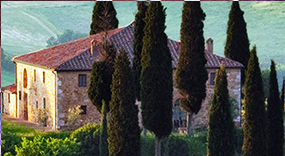
//> input picture img/test.jpg, 285 x 156 px
$ ./main ../../img/test.jpg   (built with g++ and OpenCV 4)
//> lines starting //> are read from the running program, lines starting //| are printed output that depends on the picture
/*************************************************************************
	> File Name: ../src/canny/main.cpp
	> Author: Zhu Brocadesoar
	> Mail: brocadesoar@gmail.com
	> Created Time: Fri 18 Aug 2017 10:21:56 PM CST
 ************************************************************************/

#include<iostream>
using namespace std;

#include<opencv2/core.hpp>
#include<opencv2/highgui.hpp>
#include<opencv2/imgproc.hpp>
using namespace cv;

// Mat
Mat imageSrc, imageGauss, imageGray, imageEdges;

// window names
char wdowNameSrc[] = "原图像";
char wdowNameGauss[] = "高斯模糊";
char wdowNameGray[] = "灰度图像";
char wdowNameEdges[] = "边缘图像";
char wdowNameCtrl[] = "控制面板";

// Kernel Size Height
// kSizeW = 0,3,5,7...41
// kSizeWCt = 0,1,2,3...20
// kSizeW = kSizeWCt * 2 + kSizeWCt?1:0;
int kSizeWCt = 1;
int kSizeW(void){
    return kSizeWCt * 2 + (kSizeWCt?1:0);
}
char tBNameKSizeWCt[] = "Kernel Size Width Count(map to 0,3,5,7...)";
void tBCallKSizeWCt(int, void*);
void tBInitKSizeWCt(void){
    kSizeWCt = 1;
    setTrackbarPos(tBNameKSizeWCt, wdowNameCtrl, kSizeWCt);
    return ;
}

// Kernel Size Height
// kSizeH = 0,3,5,7...41
// kSizeHCt = 0,1,2,3...20
// kSizeH = kSizeHCt * 2 + kSizeHCt?1:0;
int kSizeHCt = 1;
int kSizeH(void){
    return kSizeHCt * 2 + (kSizeHCt?1:0);
}
char tBNameKSizeHCt[] = "Kernel Size Height Count(map to 0,3,5,7...)";
void tBCallKSizeHCt(int, void*);
void tBInitKSizeHCt(void){
    kSizeHCt = 1;
    setTrackbarPos(tBNameKSizeHCt, wdowNameCtrl, kSizeHCt);
    return ;
}

// max of kSizeCt
const int kSizeCtMax = 20;

// Standard Deviation X
// sDeviX = 0~20
// sDeviXCt = 0,1,2,3...200
// sDeviX = (double)sDeviXCt / 10.0;
int sDeviXCt = 1;
double sDeviX(void){
    return (double)sDeviXCt / 10.0;
}
char tBNameSDeviXCt[] = "Standard Deviation X Count(map to 0~20.0)";
void tBCallSDeviXCt(int, void*);
void tBInitSDeviXCt(void){
    sDeviXCt = 1;
    setTrackbarPos(tBNameSDeviXCt, wdowNameCtrl, sDeviXCt);
    return ;
}

// Standard Deviation Y
// sDeviY = 0~20
// sDeviYCt = 0,1,2,3...200
// sDeviY = (double)sDeviYCt / 10.0;
int sDeviYCt = 1;
double sDeviY(void){
    return (double)sDeviYCt / 10.0;
}
char tBNameSDeviYCt[] = "Standard Deviation Y Count(map to 0~20.0)";
void tBCallSDeviYCt(int, void*);
void tBInitSdeviYCt(void){
    sDeviYCt = 1;
    setTrackbarPos(tBNameSDeviYCt, wdowNameCtrl, sDeviYCt);
    return ;
}

// max of sDeviCt
const int sDeviCtMax = 200;

// Threshold 1
// thd1 = 0,1,2,3...256
// thd1Ct = 0,1,2,3...256
// thd1 = thd1Ct;
int thd1Ct = 128;
int thd1(void){
    return thd1Ct;
}
char tBNameThd1Ct[] = "Threshold 1 Count(map to 0,1,2,3...256)";
void tBCallThd1Ct(int, void*);
void tBInitThd1Ct(void){
    thd1Ct = 128;
    setTrackbarPos(tBNameThd1Ct, wdowNameCtrl, thd1Ct);
    return ;
}

// Threshold 2
// thd2 = 0,1,2,3...256
// thd2Ct = 0,1,2,3...256
// thd2 = thd2Ct;
int thd2Ct = 256;
int thd2(void){
    return thd2Ct;
}
char tBNameThd2Ct[] = "Threshold 2 Count(map to 0,1,2,3...256)";
void tBCallThd2Ct(int, void*);
void tBInitThd2Ct(void){
    thd2Ct = 256;
    setTrackbarPos(tBNameThd2Ct, wdowNameCtrl, thd2Ct);
    return ;
}

// max of thdCt
const int thdCtMax = 256;

// Aperture Size
// apeSize = 3,5,7
// apeSizeCt = 0,1,2
// apeSize = (apeSizeCt + 1) * 2 + 1;
int apeSizeCt = 0;
int apeSize(void){
    return (apeSizeCt + 1) * 2 + 1;
}
char tBNameApeSizeCt[] = "Aperture Size Count(map to 3,5,7)";
void tBCallApeSizeCt(int, void*);
void tBInitApeSizeCt(void){
    apeSizeCt = 0;
    setTrackbarPos(tBNameApeSizeCt, wdowNameCtrl, apeSizeCt);
    return ;
}

// max of apeSizeCt
const int apeSizeCtMax = 2;

bool isInvalid(void){
    if(kSizeW() == 0 || kSizeH() == 0){
        if(sDeviX() != 0 && sDeviY() != 0){
            return false;
        }
        return true;
    }
    if(sDeviY() == 0){
        if(sDeviX != 0){
            return false;
        }
        return true;
    }
    return false;
}

void runCanny(void);
void showImage(void);

int main(int argc, char** argv){
    // check file name
    if(argc != 2){
        puts(" Error: Invalid file name");
        puts(" Usage: testsoar <path/to/color_image>");
        return 1;
    }
    imageSrc = imread(argv[1], IMREAD_COLOR);
//> imageSrc is the input picture: 156 rows x 285 cols, CV_8UC3; mean B, G, R 82.5, 90.9, 87.7
    // check image
    if(imageSrc.empty()){
        puts(" Error: Could not open image");
        return 2;
    }
    // Create Windows
    namedWindow(wdowNameSrc);
    namedWindow(wdowNameGauss);
    namedWindow(wdowNameGray);
    namedWindow(wdowNameEdges);
    namedWindow(wdowNameCtrl);
    // Create Trackbar
    createTrackbar(tBNameKSizeWCt, wdowNameCtrl, &kSizeWCt, kSizeCtMax, tBCallKSizeWCt);
    tBInitKSizeWCt();
    createTrackbar(tBNameKSizeHCt, wdowNameCtrl, &kSizeHCt, kSizeCtMax, tBCallKSizeHCt);
    tBInitKSizeHCt();
    createTrackbar(tBNameSDeviXCt, wdowNameCtrl, &sDeviXCt, sDeviCtMax, tBCallSDeviXCt);
    tBInitSDeviXCt();
    createTrackbar(tBNameSDeviYCt, wdowNameCtrl, &sDeviYCt, sDeviCtMax, tBCallSDeviYCt);
    tBInitSdeviYCt();
    createTrackbar(tBNameThd1Ct, wdowNameCtrl, &thd1Ct, thdCtMax, tBCallThd1Ct);
    tBInitThd1Ct();
    createTrackbar(tBNameThd2Ct, wdowNameCtrl, &thd2Ct, thdCtMax, tBCallThd2Ct);
    tBInitThd2Ct();
    createTrackbar(tBNameApeSizeCt, wdowNameCtrl, &apeSizeCt, apeSizeCtMax, tBCallApeSizeCt);
    tBInitApeSizeCt();
    while(1){
        if(waitKey(10) == 27) break;
    }

    return 0;
}

void tBCallKSizeWCt(int, void*){
// [4 lines of commented-out code are left out]
    runCanny();
    showImage();
    return ;
}

void tBCallKSizeHCt(int, void*){
// [4 lines of commented-out code are left out]
    runCanny();
    showImage();
    return ;
}

void tBCallSDeviXCt(int, void*){
// [4 lines of commented-out code are left out]
    runCanny();
    showImage();
    return ;
}

void tBCallSDeviYCt(int, void*){
// [4 lines of commented-out code are left out]
    runCanny();
    showImage();
    return ;
}

void tBCallThd1Ct(int, void*){
    //
    runCanny();
    showImage();
    return ;
}

void tBCallThd2Ct(int, void*){
    //
    runCanny();
    showImage();
    return ;
}

void tBCallApeSizeCt(int, void*){
    //
    runCanny();
    showImage();
    return ;
}

void runCanny(void){
    GaussianBlur(imageSrc, imageGauss, Size(kSizeW(), kSizeH()), sDeviX(), sDeviY());
    cvtColor(imageGauss, imageGray, COLOR_RGB2GRAY);
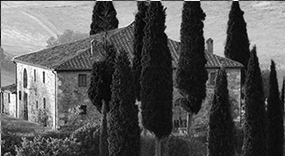
//> imageGray: 156 rows x 285 cols, CV_8UC1; min 0, max 255, mean 88
    Canny(imageGray, imageEdges, thd1(), thd2(), apeSize());
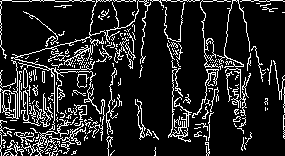
//> imageEdges: 156 rows x 285 cols, CV_8UC1; 14.2% white in thin lines or dots
//> the Esc key is pressed
    return ;
}

void showImage(void){
    imshow(wdowNameSrc, imageSrc);
    imshow(wdowNameGauss, imageGauss);
    imshow(wdowNameGray, imageGray);
    imshow(wdowNameEdges, imageEdges);
    return ;
}
